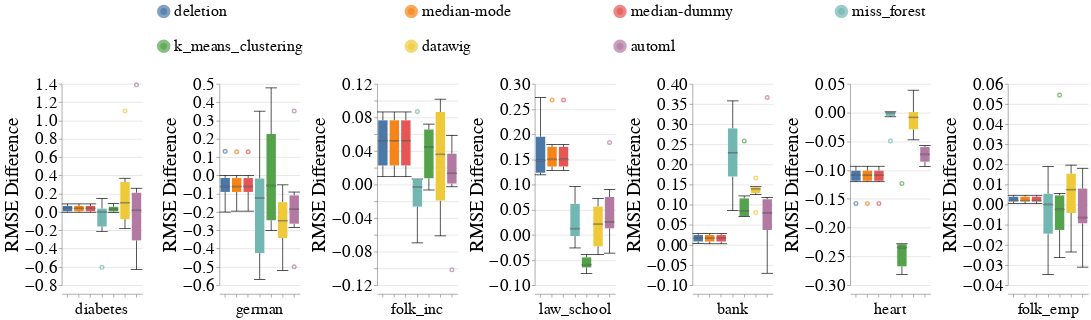

This figure's notebook cell:
### Code cell
create_box_plots_for_diff_imputers_and_datasets_for_mixed_exp(train_injection_scenario='MCAR3',
                                                              test_injection_scenario='MCAR3',
                                                              metric_name='rmse',
                                                              dataset_to_column_name=DATASET_TO_COLUMN_NAME,
                                                              dataset_to_group=DATASETS_SENSITIVE_ATTRS,
                                                              db_client=db_client,
                                                              without_dummy=False)

### Figure 1 — Vega-Lite specification as saved in the notebook (floating-point values rounded to 4 significant figures; data arrays with more than 128 entries replaced by an {"elided": "..."} marker saying what was removed)
{"config": {"view": {"continuousWidth": 400, "continuousHeight": 300, "stroke": null}, "axis": {"labelFontSize": 26, "labelFontWeight": "normal", "titleFontSize": 28, "titleFontWeight": "normal"}, "facet": {"spacing": 15}, "header": {"labelFontSize": 24, "labelOrient": "bottom", "labelPadding": 5, "titleFontSize": 28}, "legend": {"columns": 4, "direction": "horizontal", "labelFontSize": 24, "labelLimit": 400, "orient": "top", "symbolOffset": 140, "symbolStrokeWidth": 10, "titleAnchor": "middle", "titleFontSize": 26, "titleLimit": 300}, "title": {"fontSize": 28}}, "data": {"name": "data-2a3f49cb67f09a823fbc4e7d06b9664c"}, "mark": {"type": "boxplot", "median": {"stroke": "black", "strokeWidth": 0.7}, "ticks": true}, "encoding": {"color": {"field": "Null_Imputer_Name", "sort": ["deletion", "median-mode", "median-dummy", "miss_forest", "k_means_clustering", "datawig", "automl"], "title": null, "type": "nominal"}, "column": {"field": "Dataset_Name", "sort": {"field": "Dataset_Sequence_Number", "order": "ascending"}, "title": null, "type": "nominal"}, "x": {"axis": {"labels": false}, "field": "Null_Imputer_Name", "sort": ["deletion", "median-mode", "median-dummy", "miss_forest", "k_means_clustering", "datawig", "automl"], "title": null, "type": "nominal"}, "y": {"field": "Rmse_Difference", "scale": {"zero": false}, "title": "RMSE Difference", "type": "quantitative"}}, "resolve": {"scale": {"y": "independent"}}, "width": 120, "$schema": "https://vega.github.io/schema/vega-lite/v4.17.0.json", "datasets": {"data-2a3f49cb67f09a823fbc4e7d06b9664c": {"elided": "294 records"}}}
